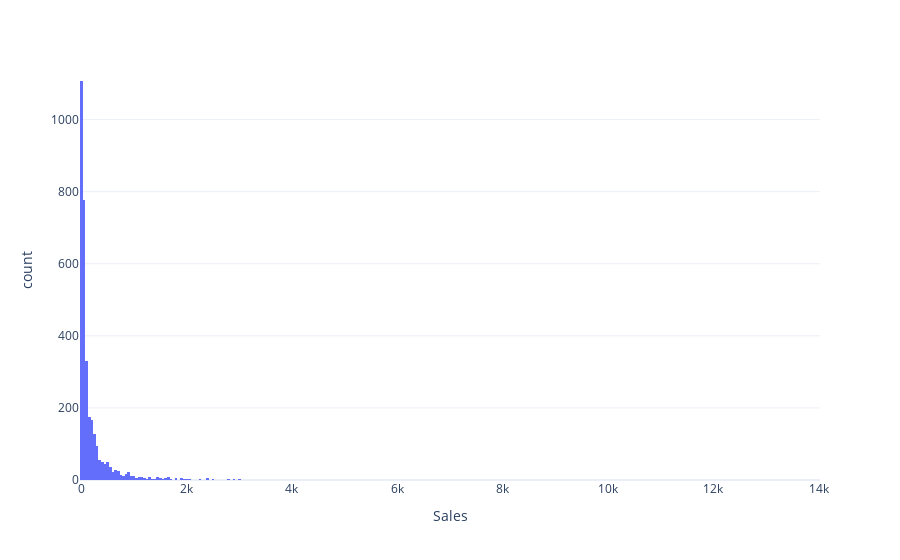

The code cell stored with this chart in its notebook:
### Code cell
# Create Chart
fig = px.histogram(df,
                  x='Sales',
                  template=template_style)
# Plot Chart
fig.show()

### Figure 1 — Plotly figure (JSON) as saved in the notebook; plotly's stock layout.template omitted (floating-point values rounded to 4 significant figures; data arrays with more than 128 entries replaced by an {"elided": "..."} marker saying what was removed)
{"data": [{"alignmentgroup": "True", "bingroup": "x", "hovertemplate": "Sales=%{x}<br>count=%{y}<extra></extra>", "legendgroup": "", "marker": {"color": "#636efa"}, "name": "", "offsetgroup": "", "orientation": "v", "showlegend": false, "type": "histogram", "x": {"elided": "3312 float values"}, "xaxis": "x", "yaxis": "y"}], "layout": {"barmode": "relative", "legend": {"tracegroupgap": 0}, "margin": {"t": 60}, "xaxis": {"anchor": "y", "domain": [0, 1], "title": {"text": "Sales"}}, "yaxis": {"anchor": "x", "domain": [0, 1], "title": {"text": "count"}}}}
